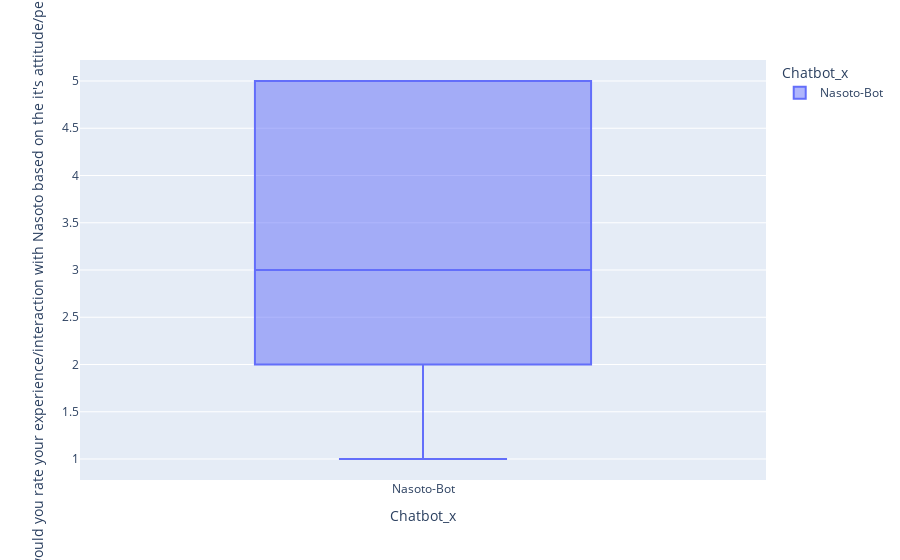

Here is the notebook cell this chart was saved with:
### Markdown cell above
## BoxPlot Rating of Personality

### Code cell
fig = px.box(df_merged , "Chatbot_x", "How would you rate your experience/interaction with Nasoto based on the it's attitude/personality?", "Chatbot_x")
fig.update_traces(quartilemethod="exclusive") # or "inclusive", or "linear" by default
fig.show()

### Figure 1 — Plotly figure (JSON) as saved in the notebook; plotly's stock layout.template omitted (floating-point values rounded to 4 significant figures)
{"data": [{"alignmentgroup": "True", "hovertemplate": "Chatbot_x=%{x}<br>How would you rate your experience/interaction with Nasoto based on the it's attitude/personality?=%{y}<extra></extra>", "legendgroup": "Nasoto-Bot", "marker": {"color": "#636efa"}, "name": "Nasoto-Bot", "notched": false, "offsetgroup": "Nasoto-Bot", "orientation": "v", "quartilemethod": "exclusive", "showlegend": true, "type": "box", "x": ["Nasoto-Bot", "Nasoto-Bot", "Nasoto-Bot", "Nasoto-Bot", "Nasoto-Bot", "Nasoto-Bot", "Nasoto-Bot", "Nasoto-Bot", "Nasoto-Bot", "Nasoto-Bot", "Nasoto-Bot", "Nasoto-Bot", "Nasoto-Bot", "Nasoto-Bot"], "x0": " ", "xaxis": "x", "y": [5, 3, 3, 2, 5, 1, 2, 2, 5, 3, 3, 2, 2, 5], "y0": " ", "yaxis": "y"}], "layout": {"boxmode": "group", "legend": {"title": {"text": "Chatbot_x"}, "tracegroupgap": 0}, "margin": {"t": 60}, "xaxis": {"anchor": "y", "categoryarray": ["Nasoto-Bot"], "categoryorder": "array", "domain": [0, 1], "title": {"text": "Chatbot_x"}}, "yaxis": {"anchor": "x", "domain": [0, 1], "title": {"text": "How would you rate your experience/interaction with Nasoto based on the it's attitude/personality?"}}}}
